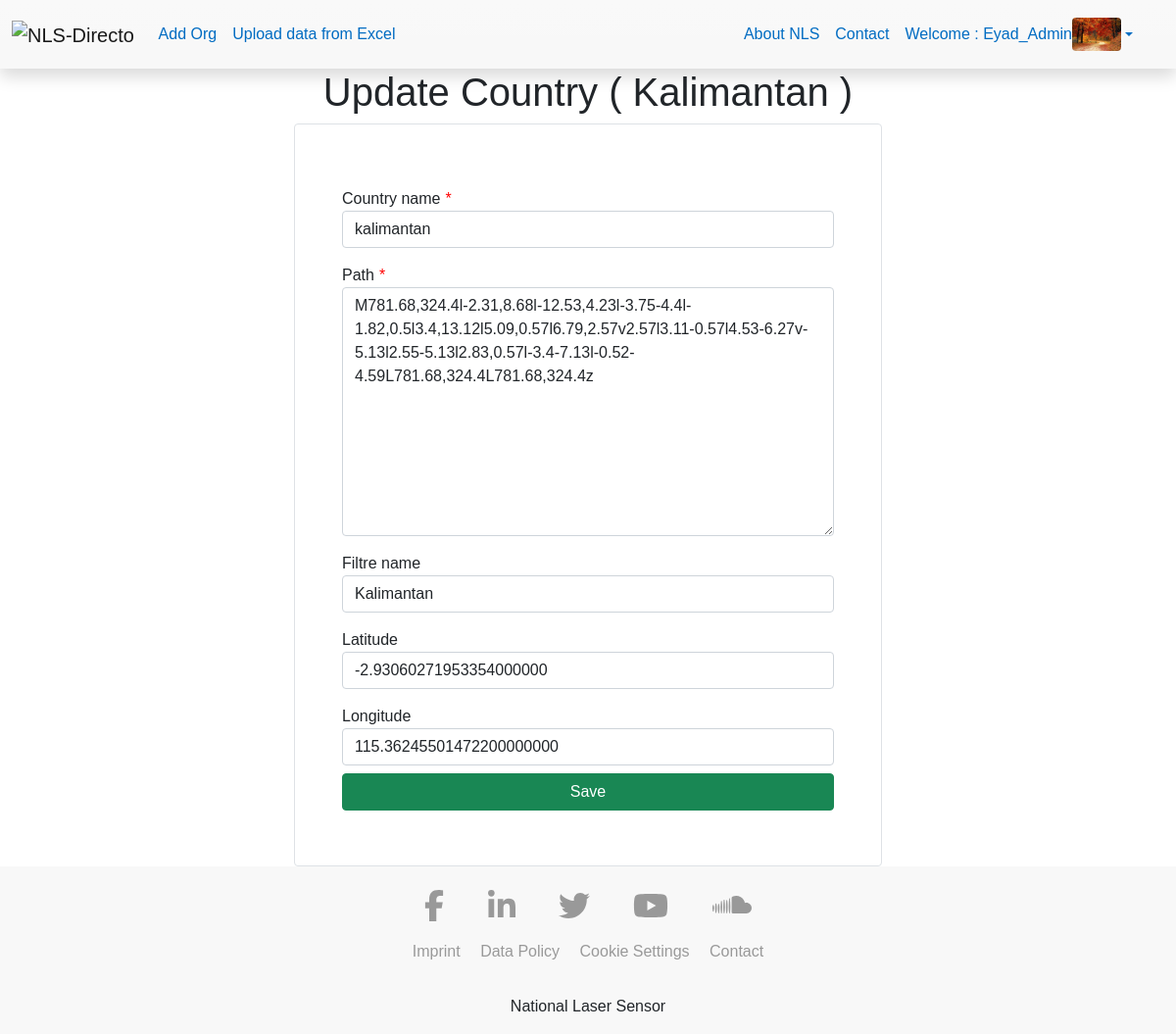
/country_edit/1 (signed in), run on the app's committed database.
### members/models.py (models this page shows, shortened)
class Profile(models.Model):
    user = models.OneToOneField(
        User, on_delete=models.CASCADE)
    email_confirmed = models.BooleanField(default=False)
    picture = models.ImageField(
        upload_to="user_picture/", null=True, blank=True, default='user_picture/user_img.png')
    created_at = models.DateTimeField(auto_now_add=True)
    updated_at = models.DateTimeField(blank=True, null=True, default=None)

### map_app/models.py (models this page shows)
class Countries(models.Model):
    name = models.CharField(max_length=150, verbose_name="country name")
    path = models.TextField(max_length=5000, verbose_name="path")
    filtre_name = models.CharField(max_length=255, null=True, blank=True)
    latitude = models.DecimalField(
        max_digits=30, decimal_places=20, null=True, blank=True, default="0.00", verbose_name="Latitude")
    longitude = models.DecimalField(
        max_digits=30, decimal_places=20, null=True, blank=True, default="0.00", verbose_name="Longitude")
    created_at = models.DateTimeField(
        auto_now_add=True)
    updated_at = models.DateTimeField(
        auto_now=True, null=True, blank=True)
    def __str__(self):
        return self.filtre_name or self.name

### map_app/country_views.py (the view)
# urls.py: path('country_edit/<str:id>',
@login_required(login_url='user_login')
def country_edit(request, id):
    country = get_object_or_404(Countries, id=id)
    if request.method == 'POST':
        form = CountryForm(request.POST or None, instance=country)
        if form.is_valid():
            inst = form.save(commit=False)
            inst.updated_at = datetime.utcnow()
            inst.save()
            messages.success(
                request, 'the country has been updated successfuly :) ')
            return redirect('countries_list')
    else:
        form = CountryForm(instance=country)
    context = {
        'country': country,
        'form': form,
    }
    return render(request, 'map_app/countries/edit.html', context)

### map_app/forms.py
class CountryForm(forms.ModelForm):
    class Meta:
        model = Countries
        fields = '__all__'

### map_app/templates/map_app/countries/edit.html (shortened to what this page needs)
{% extends 'base.html' %}
{% load static i18n crispy_forms_tags %}
{% block content %}
{% if request.user.is_authenticated and request.user.is_superuser %}
<h1 class="text-center">Update Country ( {{country}} ) </h1>
<form action="" method="post" class="w-50 m-auto p-5 border rounded">
    {{form|crispy}}
    <input type="submit" value="Save" class="btn btn-success btn-block mt-2 mb-2">
</form>
{% else %}
<h2 class="alert-danger text-center">you don't have the permission to access this resource</h2>
{% endif %}
{% endblock %}

### map_app/templates/components/main_navbar.html (shortened to what this page needs)
{% load static i18n %}
{% get_current_language as LANGUAGE_CODE %}
<nav class="navbar navbar-expand-lg navbar-light bg-gradient pb-0 pt-0 shadow">
    <div class="container-fluid">
        <a class="navbar-brand" href="{% url 'home' %}" data-aos="fade-right" data-aos-offset="300"
            data-aos-easing="ease-in-sine">
            <img src="{% static 'media/logo/NLS-directory.svg' %}" width="230" alt="NLS-Directory">
        </a>
        <div class="collapse navbar-collapse" id="navbarSupportedContent">
            <ul class="navbar-nav {% if LANGUAGE_CODE == 'ar' %} ml-auto {% else %} mr-auto {% endif %} mb-2 mb-lg-0">
                {% if request.user.is_authenticated %}
                <li class="nav-item">
                    <a class="nav-link {% if request.path == '/add_org/' %} active {% endif %}" aria-current="page"
                        href="{% url 'add_org' %}">
                        Add Org
                    </a>
                </li>
                <li class="nav-item">
                    <a class="nav-link {% if request.path == '/simple_upload/' %} active {% endif %}"
                        aria-current="page" href="{% url 'simple_upload' %}">
                        Upload data from Excel
                    </a>
                </li>
                {% endif %}
            </ul>
            <ul class="navbar-nav {% if LANGUAGE_CODE == 'ar' %} mr-auto {% else %} ml-auto {% endif %} mr-4 mb-lg-0">
                <li class="nav-item">
                    <a class="nav-link  {% if request.path == '/about/' %} active {% endif %}"
                        aria-current="page" href="{% url 'about' %}" data-aos="zoom-in">
                        About NLS
                    </a>
                </li>
                <li class="nav-item">
                    <a class="nav-link  {% if request.path == '/contact/' %} active {% endif %}"
                        aria-current="page" href="{% url 'contact' %}" data-aos="zoom-in">Contact</a>
                </li>
                {% if request.user.is_authenticated %}
                <li class="nav-item dropdown">
                    <a class="nav-link dropdown-toggle" href="" id="navbarDropdown" role="button" data-toggle="dropdown"
                        aria-expanded="false">
                        Welcome : {{ request.user.username }} <img src="{{ request.user.profile.picture.url }}"
                            alt="{{ request.user.username }}" width="50" class="rounded">
                    </a>
                </li>
                {% endif %}
            </ul>
        </div>
    </div>
</nav>

### static/css/main_style.css (style rules this page uses)
body { font-family: Verdana, Geneva, sans-serif; }
nav, footer { background: #f8f8f8; }
.nav-link { transition: all 0.6s ease; }
.navbar-light .navbar-nav .nav-link { color: #006cc2; }
.btn-block { width: 100%; }
.asteriskField { color: red; margin-right: 5px; margin-left: 5px; }
label { margin-top: 1rem; }
@media (min-width: 992px) { nav .nav-link { height: 70px; display: flex; align-items: center; } }

### data on the page
Countries: filtre_name "Kalimantan", name "kalimantan", path "M781.68,324.4l-2.31,8.68l-12.53,4.23l-3.75-4.4l-1.82,0.5l3.4,13.12l5.09,0.57l6.79,2.57v2.57l3.11-0.57l4.53-6.27v-5.13l2.55-5.13l2.83,0.57l-3.4-7.13l-0.52-4.59L781.68,324.4L781.68,324.4z", latitude "-2.93060271953354000000", longitude "115.36245501472200000000"

### other printed values
{{ request.user.username }} "Eyad_Admin"
